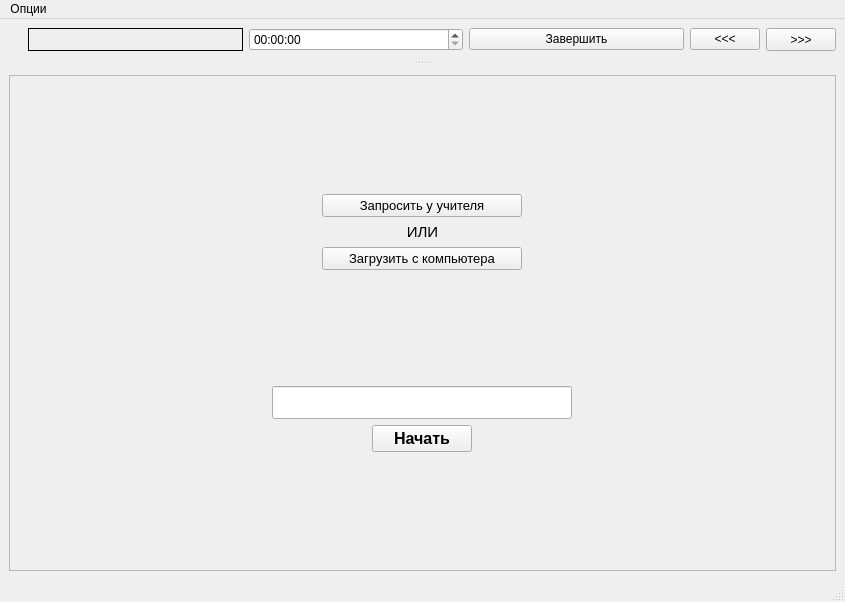
<?xml version="1.0" encoding="UTF-8"?>
<ui version="4.0">
 <class>MainWindow</class>
 <widget class="QMainWindow" name="MainWindow">
  <property name="geometry">
   <rect>
    <x>0</x>
    <y>0</y>
    <width>845</width>
    <height>602</height>
   </rect>
  </property>
  <property name="minimumSize">
   <size>
    <width>800</width>
    <height>600</height>
   </size>
  </property>
  <property name="windowTitle">
   <string>ОСЦТ - Ученическая версия</string>
  </property>
  <property name="autoFillBackground">
   <bool>true</bool>
  </property>
  <property name="tabShape">
   <enum>QTabWidget::Triangular</enum>
  </property>
  <widget class="QWidget" name="centralwidget">
   <layout class="QVBoxLayout" name="verticalLayout">
    <item>
     <widget class="QStackedWidget" name="questions">
      <property name="enabled">
       <bool>true</bool>
      </property>
      <property name="frameShape">
       <enum>QFrame::StyledPanel</enum>
      </property>
      <property name="frameShadow">
       <enum>QFrame::Sunken</enum>
      </property>
      <property name="lineWidth">
       <number>4</number>
      </property>
      <property name="midLineWidth">
       <number>2</number>
      </property>
      <property name="currentIndex">
       <number>0</number>
      </property>
      <widget class="QWidget" name="page">
       <layout class="QGridLayout" name="gridLayout">
        <item row="0" column="0">
         <spacer name="verticalSpacer">
          <property name="orientation">
           <enum>Qt::Vertical</enum>
          </property>
          <property name="sizeHint" stdset="0">
           <size>
            <width>20</width>
            <height>40</height>
           </size>
          </property>
         </spacer>
        </item>
        <item row="5" column="0" alignment="Qt::AlignHCenter">
         <widget class="QPushButton" name="loadlocal_btn">
          <property name="minimumSize">
           <size>
            <width>200</width>
            <height>0</height>
           </size>
          </property>
          <property name="maximumSize">
           <size>
            <width>300</width>
            <height>16777215</height>
           </size>
          </property>
          <property name="font">
           <font>
            <pointsize>10</pointsize>
           </font>
          </property>
          <property name="text">
           <string>Загрузить с компьютера</string>
          </property>
         </widget>
        </item>
        <item row="6" column="0">
         <spacer name="verticalSpacer_2">
          <property name="orientation">
           <enum>Qt::Vertical</enum>
          </property>
          <property name="sizeHint" stdset="0">
           <size>
            <width>20</width>
            <height>40</height>
           </size>
          </property>
         </spacer>
        </item>
        <item row="4" column="0">
         <widget class="QLabel" name="label">
          <property name="font">
           <font>
            <pointsize>11</pointsize>
           </font>
          </property>
          <property name="text">
           <string>ИЛИ</string>
          </property>
          <property name="alignment">
           <set>Qt::AlignCenter</set>
          </property>
         </widget>
        </item>
        <item row="7" column="0" alignment="Qt::AlignHCenter">
         <widget class="QLineEdit" name="test_name">
          <property name="minimumSize">
           <size>
            <width>300</width>
            <height>30</height>
           </size>
          </property>
          <property name="maximumSize">
           <size>
            <width>700</width>
            <height>16777215</height>
           </size>
          </property>
          <property name="font">
           <font>
            <pointsize>16</pointsize>
           </font>
          </property>
          <property name="alignment">
           <set>Qt::AlignCenter</set>
          </property>
          <property name="readOnly">
           <bool>true</bool>
          </property>
         </widget>
        </item>
        <item row="8" column="0" alignment="Qt::AlignHCenter">
         <widget class="QPushButton" name="start_btn">
          <property name="minimumSize">
           <size>
            <width>100</width>
            <height>0</height>
           </size>
          </property>
          <property name="font">
           <font>
            <pointsize>12</pointsize>
            <weight>75</weight>
            <bold>true</bold>
           </font>
          </property>
          <property name="text">
           <string>Начать</string>
          </property>
         </widget>
        </item>
        <item row="9" column="0">
         <spacer name="verticalSpacer_3">
          <property name="orientation">
           <enum>Qt::Vertical</enum>
          </property>
          <property name="sizeHint" stdset="0">
           <size>
            <width>20</width>
            <height>40</height>
           </size>
          </property>
         </spacer>
        </item>
        <item row="1" column="0" alignment="Qt::AlignHCenter|Qt::AlignVCenter">
         <widget class="QPushButton" name="request_btn">
          <property name="minimumSize">
           <size>
            <width>200</width>
            <height>0</height>
           </size>
          </property>
          <property name="maximumSize">
           <size>
            <width>300</width>
            <height>16777215</height>
           </size>
          </property>
          <property name="font">
           <font>
            <pointsize>10</pointsize>
           </font>
          </property>
          <property name="text">
           <string>Запросить у учителя</string>
          </property>
          <property name="checkable">
           <bool>false</bool>
          </property>
          <property name="checked">
           <bool>false</bool>
          </property>
          <property name="flat">
           <bool>false</bool>
          </property>
         </widget>
        </item>
       </layout>
      </widget>
     </widget>
    </item>
   </layout>
  </widget>
  <widget class="QMenuBar" name="menubar">
   <property name="geometry">
    <rect>
     <x>0</x>
     <y>0</y>
     <width>845</width>
     <height>21</height>
    </rect>
   </property>
   <widget class="QMenu" name="editor_menu">
    <property name="title">
     <string>Опции</string>
    </property>
    <addaction name="action"/>
    <addaction name="separator"/>
    <addaction name="a_exit"/>
   </widget>
   <addaction name="editor_menu"/>
  </widget>
  <widget class="QStatusBar" name="statusbar"/>
  <widget class="QDockWidget" name="toolbar_widget">
   <property name="features">
    <set>QDockWidget::DockWidgetMovable|QDockWidget::DockWidgetVerticalTitleBar</set>
   </property>
   <property name="allowedAreas">
    <set>Qt::BottomDockWidgetArea|Qt::TopDockWidgetArea</set>
   </property>
   <attribute name="dockWidgetArea">
    <number>4</number>
   </attribute>
   <widget class="QWidget" name="toolbar">
    <layout class="QHBoxLayout" name="horizontalLayout">
     <item>
      <widget class="QLabel" name="t_counter">
       <property name="sizePolicy">
        <sizepolicy hsizetype="Minimum" vsizetype="Minimum">
         <horstretch>0</horstretch>
         <verstretch>0</verstretch>
        </sizepolicy>
       </property>
       <property name="font">
        <font>
         <pointsize>10</pointsize>
        </font>
       </property>
       <property name="frameShape">
        <enum>QFrame::Box</enum>
       </property>
       <property name="text">
        <string/>
       </property>
       <property name="textFormat">
        <enum>Qt::RichText</enum>
       </property>
       <property name="scaledContents">
        <bool>false</bool>
       </property>
       <property name="wordWrap">
        <bool>false</bool>
       </property>
       <property name="indent">
        <number>3</number>
       </property>
      </widget>
     </item>
     <item>
      <widget class="QTimeEdit" name="t_time">
       <property name="maximumDateTime">
        <datetime>
         <hour>6</hour>
         <minute>0</minute>
         <second>0</second>
         <year>2000</year>
         <month>1</month>
         <day>1</day>
        </datetime>
       </property>
      </widget>
     </item>
     <item>
      <widget class="QPushButton" name="t_finish">
       <property name="text">
        <string>Завершить</string>
       </property>
      </widget>
     </item>
     <item>
      <widget class="QPushButton" name="t_prev">
       <property name="minimumSize">
        <size>
         <width>30</width>
         <height>20</height>
        </size>
       </property>
       <property name="maximumSize">
        <size>
         <width>70</width>
         <height>16777215</height>
        </size>
       </property>
       <property name="baseSize">
        <size>
         <width>0</width>
         <height>0</height>
        </size>
       </property>
       <property name="text">
        <string>&lt;&lt;&lt;</string>
       </property>
      </widget>
     </item>
     <item>
      <widget class="QPushButton" name="t_next">
       <property name="minimumSize">
        <size>
         <width>30</width>
         <height>20</height>
        </size>
       </property>
       <property name="maximumSize">
        <size>
         <width>70</width>
         <height>30</height>
        </size>
       </property>
       <property name="text">
        <string>&gt;&gt;&gt;</string>
       </property>
      </widget>
     </item>
    </layout>
   </widget>
  </widget>
  <action name="create_single">
   <property name="text">
    <string>С одним ответом</string>
   </property>
  </action>
  <action name="create_pick">
   <property name="text">
    <string>С выбором из нескольких ответов</string>
   </property>
  </action>
  <action name="create_pickmulti">
   <property name="icon">
    <iconset>
     <normalon>:/logos/create_pickmulti.png</normalon>
    </iconset>
   </property>
   <property name="text">
    <string>С выбором нескольких ответов</string>
   </property>
  </action>
  <action name="save">
   <property name="text">
    <string>Сохранить</string>
   </property>
  </action>
  <action name="save_as">
   <property name="text">
    <string>Сохранить как</string>
   </property>
  </action>
  <action name="a_exit">
   <property name="text">
    <string>Выход из программы</string>
   </property>
  </action>
  <action name="testoptions">
   <property name="text">
    <string>Параметры теста</string>
   </property>
  </action>
  <action name="open_test">
   <property name="text">
    <string>Открыть тест</string>
   </property>
  </action>
  <action name="new_test">
   <property name="text">
    <string>Новый тест</string>
   </property>
  </action>
  <action name="action">
   <property name="text">
    <string>Настройки подключения</string>
   </property>
  </action>
 </widget>
 <resources>
  <include location="../../teachED/data/images.qrc"/>
 </resources>
 <connections/>
</ui>
